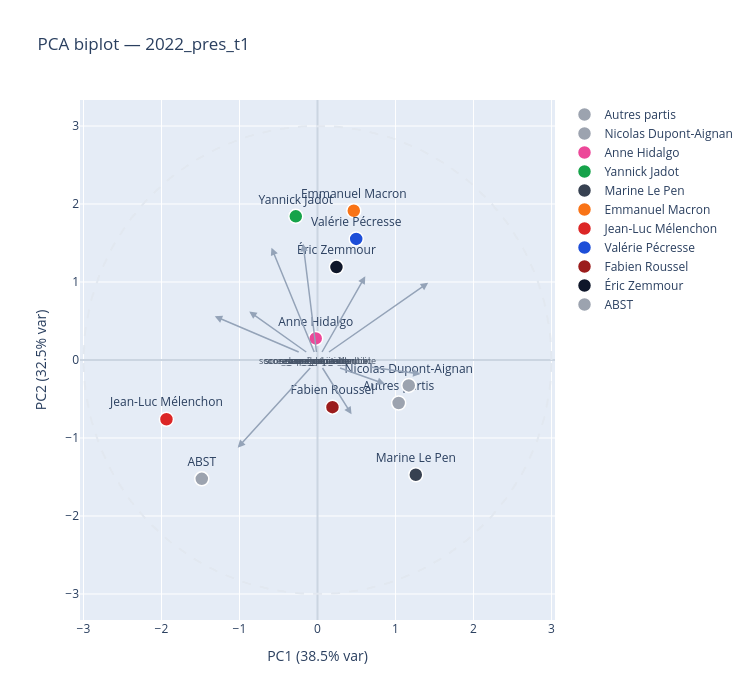

The cell this chart's notebook holds for it:
### Markdown cell above
### 1.6 PCA biplot

ACP sur les variables socio (après normalisation). Les partis sont projetés comme variables supplémentaires.

### Code cell
X_pca = merged_s1[VARS_S1].fillna(0).values
w_pca = merged_s1['_w'].values

# ACP pondérée : pondérer les observations avant de fitter
X_w = X_pca * np.sqrt(w_pca[:, None])
pca = PCA(n_components=min(6, len(VARS_S1)))
pca.fit(X_w)
coords_iris = pca.transform(X_pca)  # projection sans repondération

exp_var = pca.explained_variance_ratio_
print(f'PC1={exp_var[0]:.1%}  PC2={exp_var[1]:.1%}  PC3={exp_var[2]:.1%}')

# Projeter les partis : corrélation entre scores de vote et chaque PC
party_proj = {}
for party in parties_s1:
    y = merged_s1[f'score_{party}'].fillna(0).values
    y_std = (y - y.mean()) / (y.std() + 1e-10)
    corrs = [weighted_corr(coords_iris[:, pc], y_std, w_pca) for pc in range(2)]
    party_proj[party] = corrs

# ── Figure biplot ─────────────────────────────────────────────────────────────
fig = go.Figure()

# Flèches des variables socio (loadings)
loadings = pca.components_[:2].T  # shape (n_vars, 2)
scale = 3.0  # facteur d'échelle pour la lisibilité
for i, var in enumerate(VARS_S1):
    lx, ly = loadings[i, 0] * scale, loadings[i, 1] * scale
    fig.add_annotation(x=lx, y=ly, ax=0, ay=0,
                        xref='x', yref='y', axref='x', ayref='y',
                        arrowhead=2, arrowwidth=1.5, arrowcolor='#94A3B8',
                        text=var, font=dict(size=9, color='#475569'),
                        showarrow=True)

# Points des partis
for party in parties_s1:
    px_val, py_val = party_proj[party]
    fig.add_trace(go.Scatter(
        x=[px_val * scale], y=[py_val * scale],
        mode='markers+text',
        text=[party_label(party)],
        textposition='top center',
        marker=dict(size=14, color=party_color(party),
                    line=dict(width=1.5, color='white')),
        name=party_label(party)
    ))

# Cercle de corrélation
theta = np.linspace(0, 2 * np.pi, 200)
fig.add_trace(go.Scatter(
    x=np.cos(theta) * scale, y=np.sin(theta) * scale,
    mode='lines', line=dict(color='#E2E8F0', dash='dash'),
    showlegend=False
))

fig.update_layout(
    title=f'PCA biplot — {ELEC_S1}',
    xaxis_title=f'PC1 ({exp_var[0]:.1%} var)',
    yaxis_title=f'PC2 ({exp_var[1]:.1%} var)',
    xaxis=dict(zeroline=True, zerolinecolor='#CBD5E1'),
    yaxis=dict(zeroline=True, zerolinecolor='#CBD5E1', scaleanchor='x'),
    width=750, height=700
)
fig.show()

### Figure 1 — Plotly figure (JSON) as saved in the notebook; plotly's stock layout.template omitted (floating-point values rounded to 4 significant figures; data arrays with more than 128 entries replaced by an {"elided": "..."} marker saying what was removed)
{"data": [{"marker": {"color": "#9CA3AF", "line": {"color": "white", "width": 1.5}, "size": 14}, "mode": "markers+text", "name": "Autres partis", "text": ["Autres partis"], "textposition": "top center", "type": "scatter", "x": [1.041], "y": [-0.5507]}, {"marker": {"color": "#9CA3AF", "line": {"color": "white", "width": 1.5}, "size": 14}, "mode": "markers+text", "name": "Nicolas Dupont-Aignan", "text": ["Nicolas Dupont-Aignan"], "textposition": "top center", "type": "scatter", "x": [1.17], "y": [-0.3255]}, {"marker": {"color": "#EC4899", "line": {"color": "white", "width": 1.5}, "size": 14}, "mode": "markers+text", "name": "Anne Hidalgo", "text": ["Anne Hidalgo"], "textposition": "top center", "type": "scatter", "x": [-0.02249], "y": [0.2771]}, {"marker": {"color": "#16A34A", "line": {"color": "white", "width": 1.5}, "size": 14}, "mode": "markers+text", "name": "Yannick Jadot", "text": ["Yannick Jadot"], "textposition": "top center", "type": "scatter", "x": [-0.2782], "y": [1.842]}, {"marker": {"color": "#374151", "line": {"color": "white", "width": 1.5}, "size": 14}, "mode": "markers+text", "name": "Marine Le Pen", "text": ["Marine Le Pen"], "textposition": "top center", "type": "scatter", "x": [1.26], "y": [-1.471]}, {"marker": {"color": "#F97316", "line": {"color": "white", "width": 1.5}, "size": 14}, "mode": "markers+text", "name": "Emmanuel Macron", "text": ["Emmanuel Macron"], "textposition": "top center", "type": "scatter", "x": [0.4654], "y": [1.914]}, {"marker": {"color": "#DC2626", "line": {"color": "white", "width": 1.5}, "size": 14}, "mode": "markers+text", "name": "Jean-Luc Mélenchon", "text": ["Jean-Luc Mélenchon"], "textposition": "top center", "type": "scatter", "x": [-1.936], "y": [-0.759]}, {"marker": {"color": "#1D4ED8", "line": {"color": "white", "width": 1.5}, "size": 14}, "mode": "markers+text", "name": "Valérie Pécresse", "text": ["Valérie Pécresse"], "textposition": "top center", "type": "scatter", "x": [0.4966], "y": [1.552]}, {"marker": {"color": "#9B1C1C", "line": {"color": "white", "width": 1.5}, "size": 14}, "mode": "markers+text", "name": "Fabien Roussel", "text": ["Fabien Roussel"], "textposition": "top center", "type": "scatter", "x": [0.1918], "y": [-0.6042]}, {"marker": {"color": "#0F172A", "line": {"color": "white", "width": 1.5}, "size": 14}, "mode": "markers+text", "name": "Éric Zemmour", "text": ["Éric Zemmour"], "textposition": "top center", "type": "scatter", "x": [0.243], "y": [1.191]}, {"marker": {"color": "#9CA3AF", "line": {"color": "white", "width": 1.5}, "size": 14}, "mode": "markers+text", "name": "ABST", "text": ["ABST"], "textposition": "top center", "type": "scatter", "x": [-1.483], "y": [-1.523]}, {"line": {"color": "#E2E8F0", "dash": "dash"}, "mode": "lines", "showlegend": false, "type": "scatter", "x": {"elided": "200 float values"}, "y": {"elided": "200 float values"}}], "layout": {"annotations": [{"arrowcolor": "#94A3B8", "arrowhead": 2, "arrowwidth": 1.5, "ax": 0, "axref": "x", "ay": 0, "ayref": "y", "font": {"color": "#475569", "size": 9}, "showarrow": true, "text": "score_domination", "x": -0.1844, "xref": "x", "y": 1.49, "yref": "y"}, {"arrowcolor": "#94A3B8", "arrowhead": 2, "arrowwidth": 1.5, "ax": 0, "axref": "x", "ay": 0, "ayref": "y", "font": {"color": "#475569", "size": 9}, "showarrow": true, "text": "score_exploitation", "x": 0.613, "xref": "x", "y": 1.073, "yref": "y"}, {"arrowcolor": "#94A3B8", "arrowhead": 2, "arrowwidth": 1.5, "ax": 0, "axref": "x", "ay": 0, "ayref": "y", "font": {"color": "#475569", "size": 9}, "showarrow": true, "text": "score_cap_eco", "x": 1.419, "xref": "x", "y": 0.9899, "yref": "y"}, {"arrowcolor": "#94A3B8", "arrowhead": 2, "arrowwidth": 1.5, "ax": 0, "axref": "x", "ay": 0, "ayref": "y", "font": {"color": "#475569", "size": 9}, "showarrow": true, "text": "score_cap_cult", "x": -0.5898, "xref": "x", "y": 1.44, "yref": "y"}, {"arrowcolor": "#94A3B8", "arrowhead": 2, "arrowwidth": 1.5, "ax": 0, "axref": "x", "ay": 0, "ayref": "y", "font": {"color": "#475569", "size": 9}, "showarrow": true, "text": "score_precarite", "x": -1.023, "xref": "x", "y": -1.124, "yref": "y"}, {"arrowcolor": "#94A3B8", "arrowhead": 2, "arrowwidth": 1.5, "ax": 0, "axref": "x", "ay": 0, "ayref": "y", "font": {"color": "#475569", "size": 9}, "showarrow": true, "text": "score_rentier", "x": 0.4366, "xref": "x", "y": -0.6961, "yref": "y"}, {"arrowcolor": "#94A3B8", "arrowhead": 2, "arrowwidth": 1.5, "ax": 0, "axref": "x", "ay": 0, "ayref": "y", "font": {"color": "#475569", "size": 9}, "showarrow": true, "text": "score_urbanite", "x": -1.317, "xref": "x", "y": 0.5608, "yref": "y"}, {"arrowcolor": "#94A3B8", "arrowhead": 2, "arrowwidth": 1.5, "ax": 0, "axref": "x", "ay": 0, "ayref": "y", "font": {"color": "#475569", "size": 9}, "showarrow": true, "text": "score_confort_residentiel", "x": 1.322, "xref": "x", "y": -0.1792, "yref": "y"}, {"arrowcolor": "#94A3B8", "arrowhead": 2, "arrowwidth": 1.5, "ax": 0, "axref": "x", "ay": 0, "ayref": "y", "font": {"color": "#475569", "size": 9}, "showarrow": true, "text": "score_equipement_public", "x": -0.8749, "xref": "x", "y": 0.6224, "yref": "y"}, {"arrowcolor": "#94A3B8", "arrowhead": 2, "arrowwidth": 1.5, "ax": 0, "axref": "x", "ay": 0, "ayref": "y", "font": {"color": "#475569", "size": 9}, "showarrow": true, "text": "score_dependance_carbone", "x": 0.8626, "xref": "x", "y": -0.3061, "yref": "y"}], "height": 700, "title": {"text": "PCA biplot — 2022_pres_t1"}, "width": 750, "xaxis": {"title": {"text": "PC1 (38.5% var)"}, "zeroline": true, "zerolinecolor": "#CBD5E1"}, "yaxis": {"scaleanchor": "x", "title": {"text": "PC2 (32.5% var)"}, "zeroline": true, "zerolinecolor": "#CBD5E1"}}}
